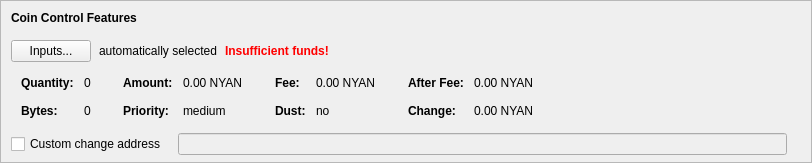
    <widget class="QFrame" name="frameCoinControl">
     <property name="sizePolicy">
      <sizepolicy hsizetype="Expanding" vsizetype="Expanding">
       <horstretch>0</horstretch>
       <verstretch>0</verstretch>
      </sizepolicy>
     </property>
     <property name="maximumSize">
      <size>
       <width>16777215</width>
       <height>16777215</height>
      </size>
     </property>
     <property name="frameShape">
      <enum>QFrame::StyledPanel</enum>
     </property>
     <property name="frameShadow">
      <enum>QFrame::Sunken</enum>
     </property>
     <layout class="QVBoxLayout" name="verticalLayoutCoinControl2">
      <property name="spacing">
       <number>0</number>
      </property>
      <property name="leftMargin">
       <number>0</number>
      </property>
      <property name="topMargin">
       <number>0</number>
      </property>
      <property name="rightMargin">
       <number>0</number>
      </property>
      <property name="bottomMargin">
       <number>6</number>
      </property>
      <item>
       <layout class="QVBoxLayout" name="verticalLayoutCoinControl" stretch="0,0,0,0,1">
        <property name="spacing">
         <number>0</number>
        </property>
        <property name="leftMargin">
         <number>10</number>
        </property>
        <property name="topMargin">
         <number>10</number>
        </property>
        <item>
         <layout class="QHBoxLayout" name="horizontalLayoutCoinControl1">
          <property name="bottomMargin">
           <number>15</number>
          </property>
          <item>
           <widget class="QLabel" name="labelCoinControlFeatures">
            <property name="sizePolicy">
             <sizepolicy hsizetype="Preferred" vsizetype="Maximum">
              <horstretch>0</horstretch>
              <verstretch>0</verstretch>
             </sizepolicy>
            </property>
            <property name="font">
             <font>
              <weight>75</weight>
              <bold>true</bold>
             </font>
            </property>
            <property name="styleSheet">
             <string notr="true">font-weight:bold;</string>
            </property>
            <property name="text">
             <string>Coin Control Features</string>
            </property>
           </widget>
          </item>
         </layout>
        </item>
        <item>
         <layout class="QHBoxLayout" name="horizontalLayoutCoinControl2" stretch="0,0,0,0">
          <property name="spacing">
           <number>8</number>
          </property>
          <property name="bottomMargin">
           <number>10</number>
          </property>
          <item>
           <widget class="QPushButton" name="pushButtonCoinControl">
            <property name="styleSheet">
             <string notr="true"/>
            </property>
            <property name="text">
             <string>Inputs...</string>
            </property>
            <property name="autoDefault">
             <bool>false</bool>
            </property>
           </widget>
          </item>
          <item>
           <widget class="QLabel" name="labelCoinControlAutomaticallySelected">
            <property name="text">
             <string>automatically selected</string>
            </property>
            <property name="margin">
             <number>5</number>
            </property>
           </widget>
          </item>
          <item>
           <widget class="QLabel" name="labelCoinControlInsuffFunds">
            <property name="font">
             <font>
              <weight>75</weight>
              <bold>true</bold>
             </font>
            </property>
            <property name="styleSheet">
             <string notr="true">color:red;font-weight:bold;</string>
            </property>
            <property name="text">
             <string>Insufficient funds!</string>
            </property>
            <property name="margin">
             <number>5</number>
            </property>
           </widget>
          </item>
          <item>
           <spacer name="horizontalSpacerCoinControl">
            <property name="orientation">
             <enum>Qt::Horizontal</enum>
            </property>
            <property name="sizeHint" stdset="0">
             <size>
              <width>40</width>
              <height>1</height>
             </size>
            </property>
           </spacer>
          </item>
         </layout>
        </item>
        <item>
         <widget class="QWidget" name="widgetCoinControl" native="true">
          <property name="sizePolicy">
           <sizepolicy hsizetype="Preferred" vsizetype="Preferred">
            <horstretch>0</horstretch>
            <verstretch>0</verstretch>
           </sizepolicy>
          </property>
          <property name="minimumSize">
           <size>
            <width>0</width>
            <height>0</height>
           </size>
          </property>
          <property name="styleSheet">
           <string notr="true"/>
          </property>
          <layout class="QHBoxLayout" name="horizontalLayoutCoinControl5">
           <property name="leftMargin">
            <number>0</number>
           </property>
           <property name="topMargin">
            <number>0</number>
           </property>
           <property name="rightMargin">
            <number>0</number>
           </property>
           <property name="bottomMargin">
            <number>0</number>
           </property>
           <item>
            <layout class="QHBoxLayout" name="horizontalLayoutCoinControl3" stretch="0,0,0,1">
             <property name="spacing">
              <number>20</number>
             </property>
             <property name="topMargin">
              <number>0</number>
             </property>
             <property name="bottomMargin">
              <number>10</number>
             </property>
             <item>
              <layout class="QFormLayout" name="formLayoutCoinControl1">
               <property name="horizontalSpacing">
                <number>10</number>
               </property>
               <property name="verticalSpacing">
                <number>14</number>
               </property>
               <property name="leftMargin">
                <number>10</number>
               </property>
               <property name="topMargin">
                <number>4</number>
               </property>
               <property name="rightMargin">
                <number>6</number>
               </property>
               <item row="0" column="0">
                <widget class="QLabel" name="labelCoinControlQuantityText">
                 <property name="font">
                  <font>
                   <weight>75</weight>
                   <bold>true</bold>
                  </font>
                 </property>
                 <property name="text">
                  <string>Quantity:</string>
                 </property>
                 <property name="margin">
                  <number>0</number>
                 </property>
                </widget>
               </item>
               <item row="0" column="1">
                <widget class="QLabel" name="labelCoinControlQuantity">
                 <property name="cursor">
                  <cursorShape>IBeamCursor</cursorShape>
                 </property>
                 <property name="contextMenuPolicy">
                  <enum>Qt::ActionsContextMenu</enum>
                 </property>
                 <property name="text">
                  <string notr="true">0</string>
                 </property>
                 <property name="margin">
                  <number>0</number>
                 </property>
                 <property name="textInteractionFlags">
                  <set>Qt::LinksAccessibleByMouse|Qt::TextSelectableByKeyboard|Qt::TextSelectableByMouse</set>
                 </property>
                </widget>
               </item>
               <item row="1" column="0">
                <widget class="QLabel" name="labelCoinControlBytesText">
                 <property name="font">
                  <font>
                   <weight>75</weight>
                   <bold>true</bold>
                  </font>
                 </property>
                 <property name="text">
                  <string>Bytes:</string>
                 </property>
                </widget>
               </item>
               <item row="1" column="1">
                <widget class="QLabel" name="labelCoinControlBytes">
                 <property name="cursor">
                  <cursorShape>IBeamCursor</cursorShape>
                 </property>
                 <property name="contextMenuPolicy">
                  <enum>Qt::ActionsContextMenu</enum>
                 </property>
                 <property name="text">
                  <string notr="true">0</string>
                 </property>
                 <property name="textInteractionFlags">
                  <set>Qt::LinksAccessibleByMouse|Qt::TextSelectableByKeyboard|Qt::TextSelectableByMouse</set>
                 </property>
                </widget>
               </item>
              </layout>
             </item>
             <item>
              <layout class="QFormLayout" name="formLayoutCoinControl2">
               <property name="horizontalSpacing">
                <number>10</number>
               </property>
               <property name="verticalSpacing">
                <number>14</number>
               </property>
               <property name="leftMargin">
                <number>6</number>
               </property>
               <property name="topMargin">
                <number>4</number>
               </property>
               <property name="rightMargin">
                <number>6</number>
               </property>
               <item row="0" column="0">
                <widget class="QLabel" name="labelCoinControlAmountText">
                 <property name="font">
                  <font>
                   <weight>75</weight>
                   <bold>true</bold>
                  </font>
                 </property>
                 <property name="text">
                  <string>Amount:</string>
                 </property>
                 <property name="margin">
                  <number>0</number>
                 </property>
                </widget>
               </item>
               <item row="0" column="1">
                <widget class="QLabel" name="labelCoinControlAmount">
                 <property name="cursor">
                  <cursorShape>IBeamCursor</cursorShape>
                 </property>
                 <property name="contextMenuPolicy">
                  <enum>Qt::ActionsContextMenu</enum>
                 </property>
                 <property name="text">
                  <string notr="true">0.00 NYAN</string>
                 </property>
                 <property name="textInteractionFlags">
                  <set>Qt::LinksAccessibleByMouse|Qt::TextSelectableByKeyboard|Qt::TextSelectableByMouse</set>
                 </property>
                </widget>
               </item>
               <item row="1" column="0">
                <widget class="QLabel" name="labelCoinControlPriorityText">
                 <property name="font">
                  <font>
                   <weight>75</weight>
                   <bold>true</bold>
                  </font>
                 </property>
                 <property name="text">
                  <string>Priority:</string>
                 </property>
                </widget>
               </item>
               <item row="1" column="1">
                <widget class="QLabel" name="labelCoinControlPriority">
                 <property name="cursor">
                  <cursorShape>IBeamCursor</cursorShape>
                 </property>
                 <property name="contextMenuPolicy">
                  <enum>Qt::ActionsContextMenu</enum>
                 </property>
                 <property name="text">
                  <string notr="true">medium</string>
                 </property>
                 <property name="textInteractionFlags">
                  <set>Qt::LinksAccessibleByMouse|Qt::TextSelectableByKeyboard|Qt::TextSelectableByMouse</set>
                 </property>
                </widget>
               </item>
              </layout>
             </item>
             <item>
              <layout class="QFormLayout" name="formLayoutCoinControl3">
               <property name="horizontalSpacing">
                <number>10</number>
               </property>
               <property name="verticalSpacing">
                <number>14</number>
               </property>
               <property name="leftMargin">
                <number>6</number>
               </property>
               <property name="topMargin">
                <number>4</number>
               </property>
               <property name="rightMargin">
                <number>6</number>
               </property>
               <item row="0" column="0">
                <widget class="QLabel" name="labelCoinControlFeeText">
                 <property name="font">
                  <font>
                   <weight>75</weight>
                   <bold>true</bold>
                  </font>
                 </property>
                 <property name="text">
                  <string>Fee:</string>
                 </property>
                 <property name="margin">
                  <number>0</number>
                 </property>
                </widget>
               </item>
               <item row="0" column="1">
                <widget class="QLabel" name="labelCoinControlFee">
                 <property name="cursor">
                  <cursorShape>IBeamCursor</cursorShape>
                 </property>
                 <property name="contextMenuPolicy">
                  <enum>Qt::ActionsContextMenu</enum>
                 </property>
                 <property name="text">
                  <string notr="true">0.00 NYAN</string>
                 </property>
                 <property name="textInteractionFlags">
                  <set>Qt::LinksAccessibleByMouse|Qt::TextSelectableByKeyboard|Qt::TextSelectableByMouse</set>
                 </property>
                </widget>
               </item>
               <item row="1" column="0">
                <widget class="QLabel" name="labelCoinControlLowOutputText">
                 <property name="font">
                  <font>
                   <weight>75</weight>
                   <bold>true</bold>
                  </font>
                 </property>
                 <property name="text">
                  <string>Dust:</string>
                 </property>
                </widget>
               </item>
               <item row="1" column="1">
                <widget class="QLabel" name="labelCoinControlLowOutput">
                 <property name="cursor">
                  <cursorShape>IBeamCursor</cursorShape>
                 </property>
                 <property name="contextMenuPolicy">
                  <enum>Qt::ActionsContextMenu</enum>
                 </property>
                 <property name="text">
                  <string notr="true">no</string>
                 </property>
                 <property name="textInteractionFlags">
                  <set>Qt::LinksAccessibleByMouse|Qt::TextSelectableByKeyboard|Qt::TextSelectableByMouse</set>
                 </property>
                </widget>
               </item>
              </layout>
             </item>
             <item>
              <layout class="QFormLayout" name="formLayoutCoinControl4">
               <property name="horizontalSpacing">
                <number>10</number>
               </property>
               <property name="verticalSpacing">
                <number>14</number>
               </property>
               <property name="leftMargin">
                <number>6</number>
               </property>
               <property name="topMargin">
                <number>4</number>
               </property>
               <property name="rightMargin">
                <number>6</number>
               </property>
               <item row="0" column="0">
                <widget class="QLabel" name="labelCoinControlAfterFeeText">
                 <property name="font">
                  <font>
                   <weight>75</weight>
                   <bold>true</bold>
                  </font>
                 </property>
                 <property name="text">
                  <string>After Fee:</string>
                 </property>
                 <property name="margin">
                  <number>0</number>
                 </property>
                </widget>
               </item>
               <item row="0" column="1">
                <widget class="QLabel" name="labelCoinControlAfterFee">
                 <property name="cursor">
                  <cursorShape>IBeamCursor</cursorShape>
                 </property>
                 <property name="contextMenuPolicy">
                  <enum>Qt::ActionsContextMenu</enum>
                 </property>
                 <property name="text">
                  <string notr="true">0.00 NYAN</string>
                 </property>
                 <property name="textInteractionFlags">
                  <set>Qt::LinksAccessibleByMouse|Qt::TextSelectableByKeyboard|Qt::TextSelectableByMouse</set>
                 </property>
                </widget>
               </item>
               <item row="1" column="0">
                <widget class="QLabel" name="labelCoinControlChangeText">
                 <property name="font">
                  <font>
                   <weight>75</weight>
                   <bold>true</bold>
                  </font>
                 </property>
                 <property name="text">
                  <string>Change:</string>
                 </property>
                </widget>
               </item>
               <item row="1" column="1">
                <widget class="QLabel" name="labelCoinControlChange">
                 <property name="cursor">
                  <cursorShape>IBeamCursor</cursorShape>
                 </property>
                 <property name="contextMenuPolicy">
                  <enum>Qt::ActionsContextMenu</enum>
                 </property>
                 <property name="text">
                  <string notr="true">0.00 NYAN</string>
                 </property>
                 <property name="textInteractionFlags">
                  <set>Qt::LinksAccessibleByMouse|Qt::TextSelectableByKeyboard|Qt::TextSelectableByMouse</set>
                 </property>
                </widget>
               </item>
              </layout>
             </item>
            </layout>
           </item>
          </layout>
         </widget>
        </item>
        <item>
         <layout class="QHBoxLayout" name="horizontalLayoutCoinControl4" stretch="0,0,0">
          <property name="spacing">
           <number>12</number>
          </property>
          <property name="sizeConstraint">
           <enum>QLayout::SetDefaultConstraint</enum>
          </property>
          <property name="topMargin">
           <number>5</number>
          </property>
          <property name="rightMargin">
           <number>5</number>
          </property>
          <item>
           <widget class="QCheckBox" name="checkBoxCoinControlChange">
            <property name="toolTip">
             <string>If this is activated, but the change address is empty or invalid, change will be sent to a newly generated address.</string>
            </property>
            <property name="text">
             <string>Custom change address</string>
            </property>
           </widget>
          </item>
          <item>
           <widget class="QValidatedLineEdit" name="lineEditCoinControlChange">
            <property name="enabled">
             <bool>false</bool>
            </property>
            <property name="sizePolicy">
             <sizepolicy hsizetype="Expanding" vsizetype="Fixed">
              <horstretch>0</horstretch>
              <verstretch>0</verstretch>
             </sizepolicy>
            </property>
           </widget>
          </item>
          <item>
           <widget class="QLabel" name="labelCoinControlChangeLabel">
            <property name="sizePolicy">
             <sizepolicy hsizetype="Preferred" vsizetype="Expanding">
              <horstretch>0</horstretch>
              <verstretch>0</verstretch>
             </sizepolicy>
            </property>
            <property name="minimumSize">
             <size>
              <width>0</width>
              <height>0</height>
             </size>
            </property>
            <property name="text">
             <string/>
            </property>
            <property name="margin">
             <number>3</number>
            </property>
           </widget>
          </item>
         </layout>
        </item>
        <item>
         <spacer name="verticalSpacerCoinControl">
          <property name="orientation">
           <enum>Qt::Vertical</enum>
          </property>
          <property name="sizeHint" stdset="0">
           <size>
            <width>800</width>
            <height>1</height>
           </size>
          </property>
         </spacer>
        </item>
       </layout>
      </item>
     </layout>
    </widget>
